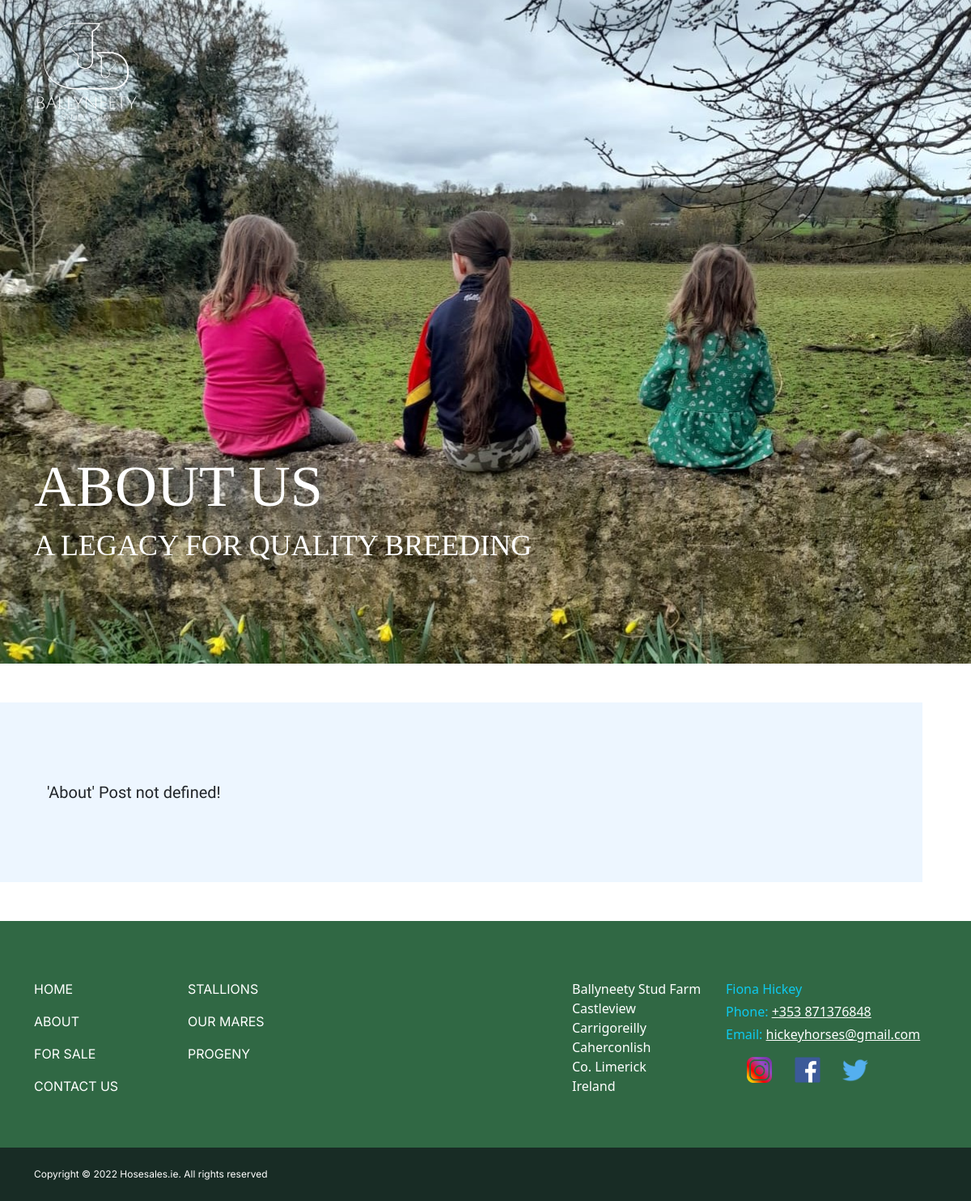
/about_us/, run on an earlier commit of the app's database.
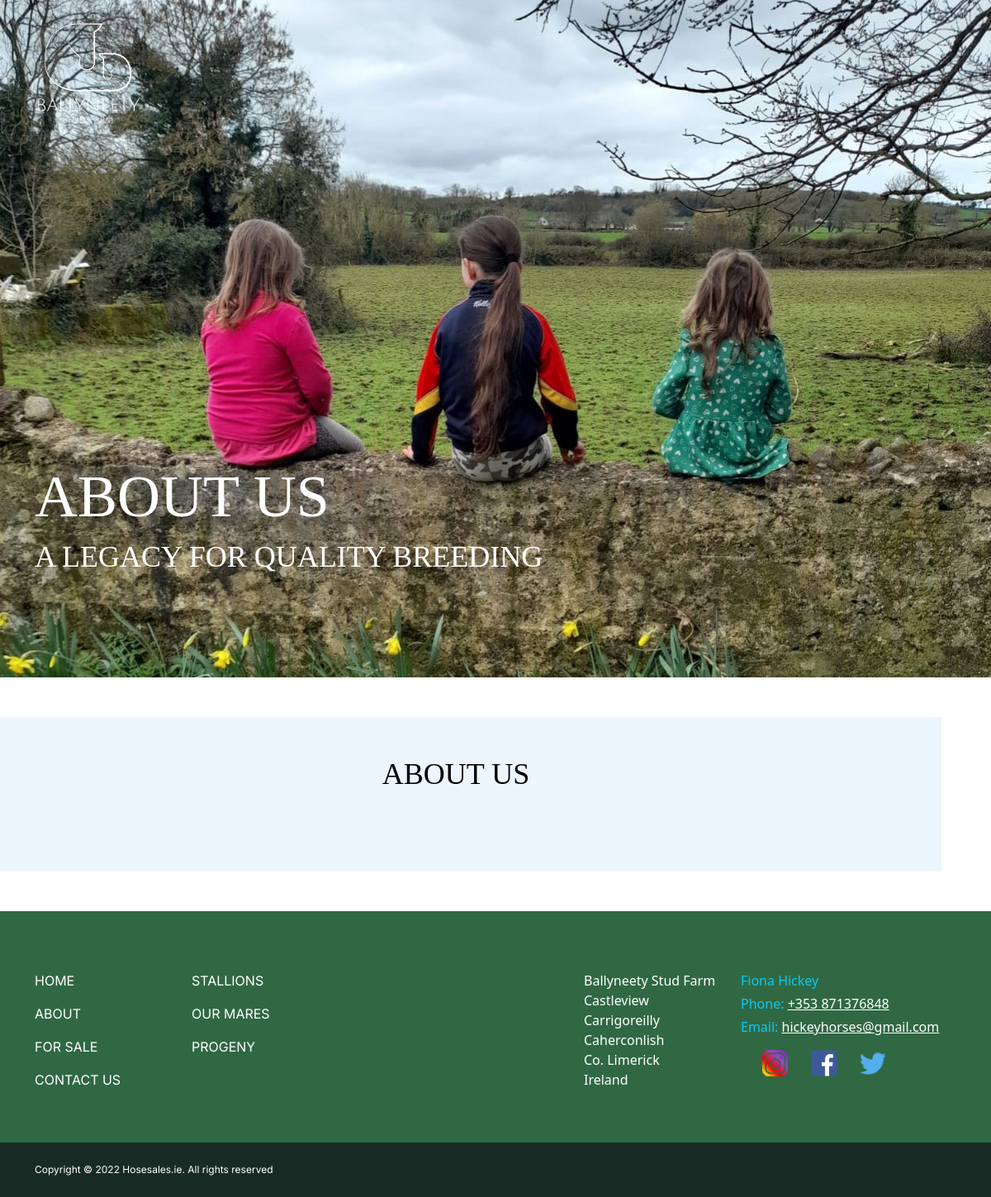
And on a later commit of the database.
### manage_content/models.py (models this page shows, shortened)
class Post(models.Model):
    page = models.ForeignKey(Page, on_delete=models.CASCADE)
    title = models.CharField(max_length=50)
    description = tinymce_models.HTMLField()
    ORDER_CHOICES = [
        (1, '1'),
        (2, '2'),
        (3, '3'),
    ]
    order = models.SmallIntegerField(choices=ORDER_CHOICES, default=1)
    def htmlid(self):
        htmlid = self.title.lower().replace(' ', '_')
        htmlid = re.sub('[^(a-z)(A-Z)(0-9)._-]', '', htmlid)
        return '{0}-{1}'.format(htmlid, self.id)
    class Meta:
        ordering = ['page', 'order']

### ballyneety/views.py (the view)
# urls.py: path('about_us/', views.about_us, name="about_us"),
def about_us(request):
    error = ""
    try:
        post = Post.objects.get(page=Page.objects.get(title="About"))
    except MultipleObjectsReturned :
        error = "More than one Post for 'About' page found. Keep only one !"
        print("More than one Post for 'About' page found. Keep only one !")
    except ObjectDoesNotExist:
        error = "'About' Post not defined!"
        print("'About' Post not defined!")
    if error:
        data = {
                'error': error
        }
    else:
        data = {
                'post': post,
                'error': error,
        }
    return render(request, "about_us.html", context=data)

### templates/about_us.html
{% extends "base.html" %}
{% load static %}
{% block body %}
<main>
  <div id="header-img" class="container-fluid d-flex align-items-start flex-column" style="background-image: url({% static 'images/about_us_cover_2.jpg' %})">
    <div class="site-head container-lg">
      <div class="row">
        <div class="col">
          <a href="index.html">
            <img id="site-logo" style="width: 130px;" src="{% static 'images/ballneety_logo_white.png' %}" alt="logo">
          </a>
        </div>
      </div>
    </div>
    <div class="header-content mt-auto container-lg">
      <div class="row">
        <div class="col-11 col-md-9 col-lg-7">
          <h1 class="text-uppercase">About Us</h1>
          <h2 class="text-uppercase">A Legacy for Quality Breeding</h2>
        </div>
      </div>
    </div>
  </div>
  <div id="{{ post.htmlid }}" class="container-offset py-5 px-1 px-md-5 px-xl-0 me-xl-auto my-5">
    <div class="container-offset-inner ms-auto me-5">
      <div class="row">
        <div class="mx-auto col-11">
          <h3 class="text-title text-center text-uppercase mb-5">
            {% if not error %}
            {{ post.title }}
            {% endif %}
          </h3>
          <div class="text-para fs-5 mb-5">
            {% if error %}
            {{ error }}
            {% else %}
            {{ post.description | safe}}
            {% endif %}
          </div>
        </div>
      </div>
    </div>
  </div>
</main>
{% endblock %}

What changed in the data, as far as the page shows it:
added Post: title "ABOUT US"
Also different on the page:
{{ error }}: "'About' Post not defined!" → (not shown)
